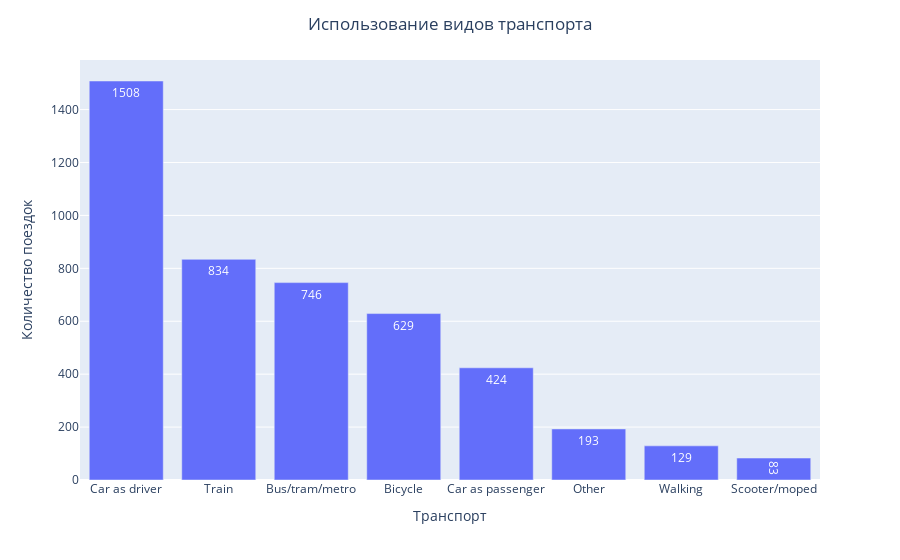

Notebook source saved alongside this figure:
### Code cell
df_khvm = df_new.groupby('KHVM').size().reset_index().rename(columns = {'KHVM': 'Транспорт', 0: 'Количество поездок'}).sort_values('Количество поездок', ascending=False)

fig = px.bar(df_khvm, x='Транспорт', y = 'Количество поездок', text_auto=True)
fig.update_layout(title = {'text': 'Использование видов транспорта', 'x': 0.5})
fig.show()

### Figure 1 — Plotly figure (JSON) as saved in the notebook; plotly's stock layout.template omitted (floating-point values rounded to 4 significant figures)
{"data": [{"alignmentgroup": "True", "hovertemplate": "Транспорт=%{x}<br>Количество поездок=%{y}<extra></extra>", "legendgroup": "", "marker": {"color": "#636efa", "pattern": {"shape": ""}}, "name": "", "offsetgroup": "", "orientation": "v", "showlegend": false, "textposition": "auto", "texttemplate": "%{y}", "type": "bar", "x": ["Car as driver", "Train", "Bus/tram/metro", "Bicycle", "Car as passenger", "Other", "Walking", "Scooter/moped"], "xaxis": "x", "y": [1508, 834, 746, 629, 424, 193, 129, 83], "yaxis": "y"}], "layout": {"barmode": "relative", "legend": {"tracegroupgap": 0}, "margin": {"t": 60}, "title": {"text": "Использование видов транспорта", "x": 0.5}, "xaxis": {"anchor": "y", "domain": [0, 1], "title": {"text": "Транспорт"}}, "yaxis": {"anchor": "x", "domain": [0, 1], "title": {"text": "Количество поездок"}}}}
